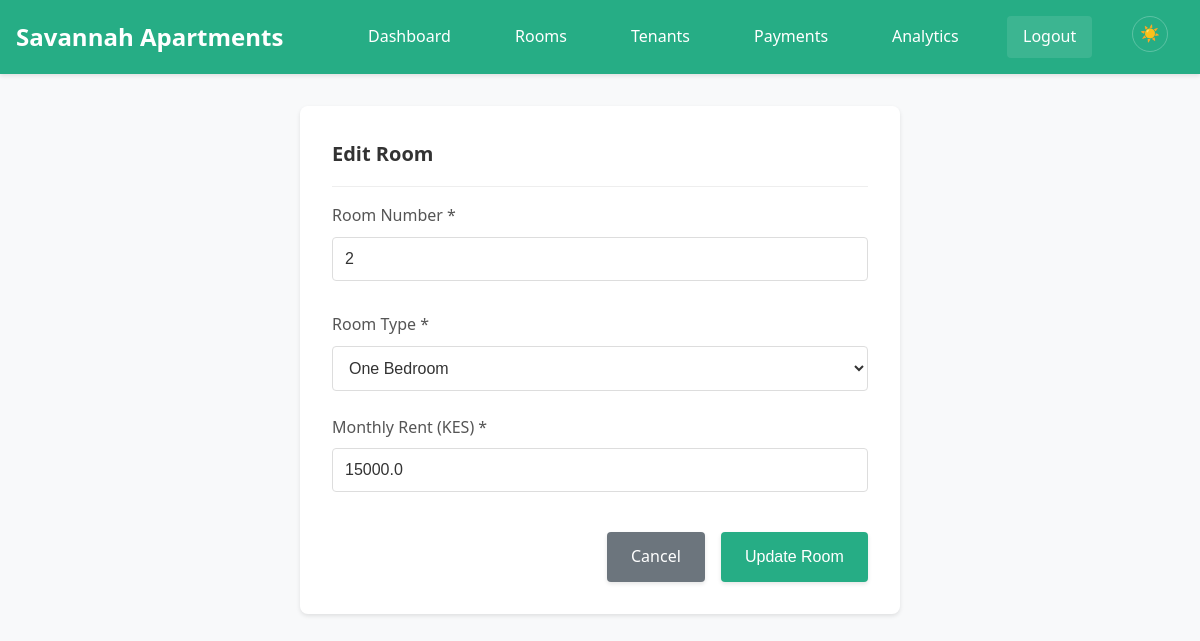
The page /rooms/edit/2 (signed in) on the database its author committed.
### tables this page shows
CREATE TABLE rooms (
            room_id INTEGER PRIMARY KEY AUTOINCREMENT,
            room_number TEXT UNIQUE NOT NULL,
            room_type TEXT NOT NULL,
            monthly_rent REAL NOT NULL,
            status TEXT DEFAULT 'vacant'
        );

### app.py (the view, shortened to what this page needs)
@app.route('/rooms/edit/<int:room_id>', methods=['GET', 'POST'])
@login_required
def edit_room(room_id):
    conn = get_db_connection()
    room = conn.execute('SELECT * FROM rooms WHERE room_id = ?', (room_id,)).fetchone()
    conn.close()
    if not room:
        flash('Room not found!', 'error')
        return redirect(url_for('rooms'))
    return render_template('room_form.html', room=room)

### app.py (called while the page is built)
def get_db_connection():
    conn = sqlite3.connect(DATABASE, timeout=20.0)
    conn.row_factory = sqlite3.Row
    conn.execute('PRAGMA journal_mode=WAL')
    conn.execute('PRAGMA synchronous=NORMAL')
    conn.execute('PRAGMA cache_size=10000')
    conn.execute('PRAGMA temp_store=MEMORY')
    return conn

def login_required(f):
    @wraps(f)
    def decorated_function(*args, **kwargs):
        if 'logged_in' not in session:
            return redirect(url_for('login'))
        return f(*args, **kwargs)
    return decorated_function

### templates/room_form.html (shortened to what this page needs)
{% extends "base.html" %}
{% block content %}
<div class="form-container">
    <div class="card-header">
        <h1 class="card-title">{% if room %}Edit Room{% else %}Add New Room{% endif %}</h1>
    </div>
    <form method="POST">
        <div class="form-group">
            <label for="room_number" class="form-label">Room Number *</label>
            <input type="text" id="room_number" name="room_number" class="form-input"
                   value="{{ room.room_number if room else '' }}"
                   required minlength="1" maxlength="10"
                   placeholder="Enter room number">
        </div>
        <div class="form-group">
            <label for="room_type" class="form-label">Room Type *</label>
            <select id="room_type" name="room_type" class="form-select" required>
                <option value="one bedroom" {% if room and room.room_type == 'one bedroom' %}selected{% endif %}>One Bedroom</option>
            </select>
        </div>
        <div class="form-group">
            <label for="monthly_rent" class="form-label">Monthly Rent (KES) *</label>
            <input type="number" id="monthly_rent" name="monthly_rent" class="form-input"
                   value="{{ room.monthly_rent if room else '' }}"
                   required step="0.01" min="0" max="100000"
                   placeholder="Enter monthly rent">
        </div>
        <div class="form-actions">
            <a href="{{ url_for('rooms') }}" class="btn btn-secondary">Cancel</a>
            <button type="submit" class="btn">{% if room %}Update Room{% else %}Add Room{% endif %}</button>
        </div>
    </form>
</div>
{% endblock %}

### static/css/style.css (style rules this page uses)
* { margin: 0; padding: 0; box-sizing: border-box; }
body { font-family: 'Segoe UI', Tahoma, Geneva, Verdana, sans-serif; line-height: 1.6; color: var(--text-primary); background-color: var(--background); }
.form-group { margin-bottom: 1.5rem; }
.form-label { display: block; margin-bottom: 0.5rem; font-weight: 500; color: var(--text-secondary); }
.form-input { width: 100%; padding: 0.75rem; border: 1px solid var(--input-border); border-radius: 4px; background-color: var(--input-bg); color: var(--text-primary); font-size: 1rem; transition: border-color 0.3s, background-color 0.3s; }
.form-select { width: 100%; padding: 0.75rem; border: 1px solid var(--input-border); border-radius: 4px; font-size: 1rem; background-color: var(--input-bg); color: var(--text-primary); }
.btn { display: inline-block; padding: 0.75rem 1.5rem; background-color: var(--brand-primary); color: var(--on-brand); text-decoration: none; border: none; border-radius: 4px; font-size: 1rem; cursor: pointer; transition: background-color 0.3s; }
.btn-secondary { background-color: #6c757d; color: #fff; }
.card-header { border-bottom: 1px solid #eee; padding-bottom: 1rem; margin-bottom: 1rem; }
.card-title { font-size: 1.25rem; font-weight: 600; color: var(--text-primary); }
.form-container { background: var(--surface); padding: 2rem; border-radius: 8px; box-shadow: 0 2px 4px rgba(0,0,0,0.1); max-width: 600px; margin: 0 auto; }
.form-actions { display: flex; gap: 1rem; justify-content: flex-end; margin-top: 2rem; }
:root { --background: #f8f9fa; --surface: #ffffff; --text-primary: #333333; --text-secondary: #555555; --divider: #eeeeee; --hover-bg: #f1f3f5; --table-header-bg: #f8f9fa; --brand-primary: #26ad85; --brand-primary-hover: #1d8a6b; --brand-accent: #37d8a8; --on-brand: #ffffff; --input-bg: #ffffff; --input-border: #dddddd; --flash-success-bg: #d4edda; --flash-success-text: #155724; --flash-success-border: #c3e6cb; --flash-error-bg: #f8d7da; --flash-error-text: #721c24; --flash-error-border: #f5c6cb; --flash-info-bg: #d1ecf1; --flash-info-text: #0c5460; --flash-info-border: #bee5eb; --badge-neutral-bg: #e2e3e5; --badge-success-bg: #d4edda; --badge-success-text: #155724; --badge-error-bg: #f8d7da; --badge-error-text: #721c24; }
.btn { position: relative; overflow: hidden; transition: all 0.3s ease-in-out; transform: translateY(0); box-shadow: 0 2px 4px rgba(0,0,0,0.1); }
.btn::before { content: ''; position: absolute; top: 0; left: -100%; width: 100%; height: 100%; background: linear-gradient(90deg, transparent, rgba(255,255,255,0.2), transparent); transition: left 0.5s ease-in-out; }
.form-input, .form-select, .form-textarea { transition: all 0.3s ease-in-out; position: relative; }
html { scroll-behavior: smooth; }
.card, .btn, .form-input { will-change: transform; }
* { -webkit-font-smoothing: antialiased; -moz-osx-font-smoothing: grayscale; }
.card, .btn, .form-input, .toast { contain: layout style paint; }
@media (prefers-reduced-motion: no-preference) { .card, .btn, .form-input { transition: transform 0.2s ease-out, box-shadow 0.2s ease-out; } }
* { scrollbar-width: thin; scrollbar-color: var(--scrollbar-thumb) var(--scrollbar-track); }
:root { --scrollbar-track: var(--divider); --scrollbar-thumb: var(--text-tertiary); --scrollbar-thumb-hover: var(--text-secondary); }

### rows shown on the page
rooms: room_number "2", room_type "One Bedroom", monthly_rent "15000.0"
